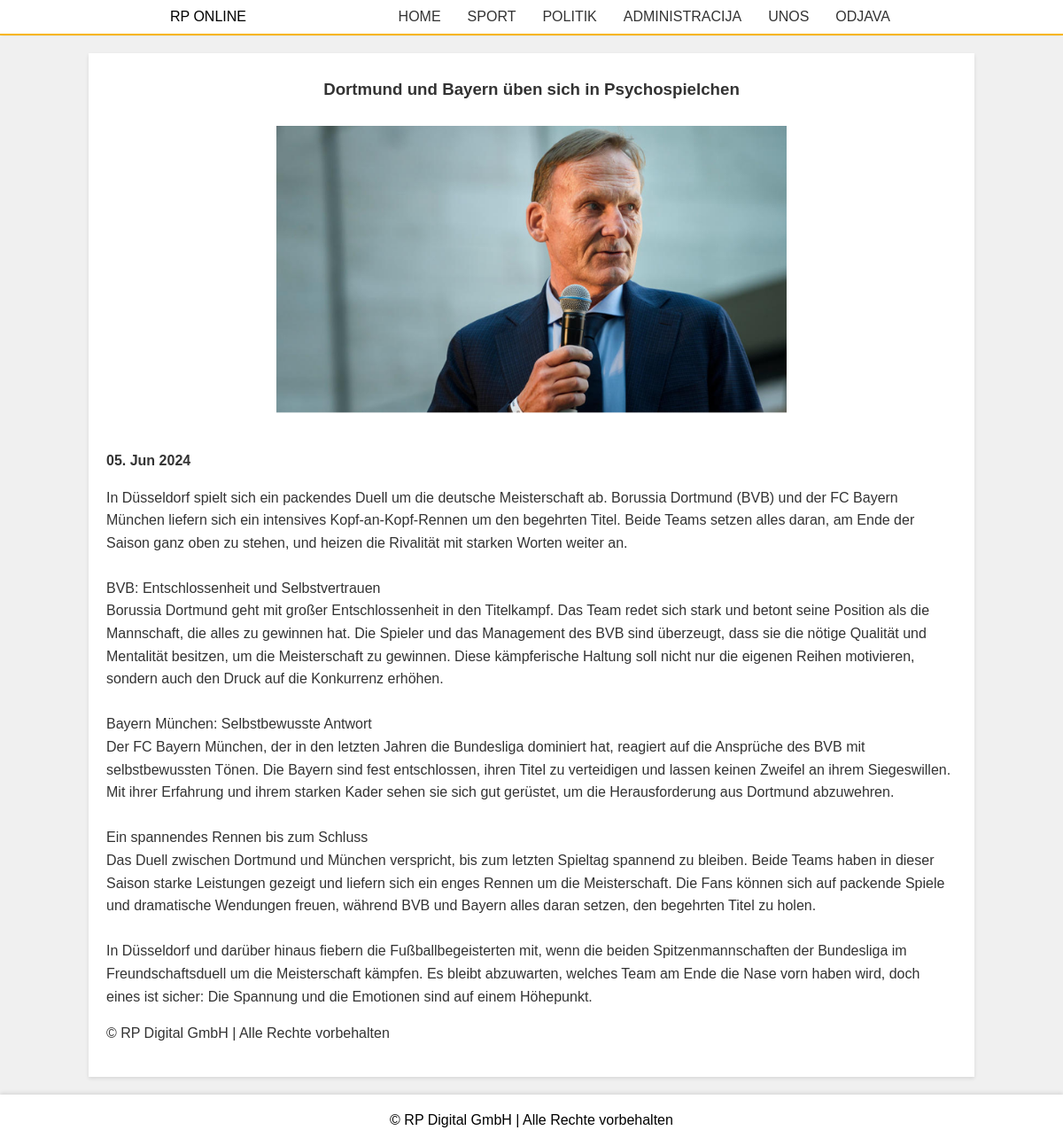
Page /clanak.php?id=1 on the committed database.
### tables this page shows
CREATE TABLE `news` (
  `id` int(11) NOT NULL,
  `title` varchar(255) NOT NULL,
  `summary` text NOT NULL,
  `content` text NOT NULL,
  `category` varchar(50) NOT NULL,
  `image_path` varchar(255) NOT NULL,
  `display` tinyint(1) NOT NULL,
  `created_at` timestamp NOT NULL DEFAULT current_timestamp()
);

### clanak.php (the view, shortened to what this page needs)
<?php
$servername = "localhost";
$username = "root";
$password = "";
$dbname = "news_baza";
$conn = new mysqli($servername, $username, $password, $dbname);
if (isset($_GET['id'])) {
    $article_id = $_GET['id'];
    $sql = "SELECT * FROM news WHERE id=$article_id";
    $result = $conn->query($sql);
    $article = $result->fetch_assoc();
} else {
    $article = null;
}
?>
<!DOCTYPE html>
<html lang="de">
<head>
    <link rel="stylesheet" href="clanak.css">
</head>
<body>
    <div class="nav">
        <div class="naslov">RP ONLINE</div>
        <div class="linkovi">
            <a href="index.php">Home</a>
            <a href="sport.php">Sport</a>
            <a href="sport.php">Politik</a>
            <a href="administrator.php">Administracija</a>
            <a href="unos.html">Unos</a>
            <a href="logout.php">Odjava</a>
        </div>
    </div>
    <div class="main">
        <div class="content">
            <div class="section">
                <?php if ($article): ?>
                    <h3><?php echo $article['title']; ?></h3>
                    <img src="<?php echo $article['image_path']; ?>" alt="<?php echo $article['title']; ?>">
                    <p><strong><?php echo date("d. M Y", strtotime($article['created_at'])); ?></strong></p>
                    <p><?php echo nl2br($article['content']); ?></p>
                    <p>© RP Digital GmbH | Alle Rechte vorbehalten</p>
                <?php else: ?>
                    <p>Nema dostupnih vijesti za prikaz.</p>
                <?php endif; ?>
            </div>
        </div>
    </div>
    <div class="footer">
        © RP Digital GmbH | Alle Rechte vorbehalten
    </div>
</body>
</html>

### clanak.css (style rules this page uses)
body { font-family: Arial, sans-serif; margin: 0; padding: 0; background-color: #f0f0f0; }
.nav { display: flex; justify-content: space-between; background-color: white; padding: 10px 0; border-bottom: 2px solid #f7b500; box-shadow: 0 1px 2px -2px gray; text-transform: uppercase; }
.nav .naslov { margin-left: 16%; }
.nav .linkovi { margin-right: 15%; display: flex; }
.nav a { margin: 0 15px; text-decoration: none; color: #333; }
.main { display: flex; justify-content: center; margin-top: 20px; }
.content h3 { text-align: center; }
.content { width: 80%; max-width: 1000px; background-color: #fff; padding: 20px; box-shadow: 0 2px 4px rgba(0, 0, 0, 0.1); }
.section h3 { color: #333; margin: 10px 0; }
.section img { width: 60%; height: auto; margin: 20px 20%; }
.section p { color: #333; line-height: 1.6; }
.footer { text-align: center; padding: 20px; background-color: #ffffff; box-shadow: 0 -2px 4px rgba(0, 0, 0, 0.1); margin-top: 20px; }

### rows in the picture
news: title "Dortmund und Bayern üben sich in Psychospielchen", image_path (picture), created_at "05. Jun 2024", content "In Düsseldorf spielt sich ein packendes Duell um die deutsche Meisterschaft ab. Borussia Dortmund (BVB) und der FC Bayern München liefern sich ein intensives Kopf-an-Kopf-Rennen um den begehrten Titel. Beide Teams setzen alles daran, am Ende der Saison ganz oben zu stehen, und heizen die Rivalität mit starken Worten weiter an. BVB: Entschlossenheit und Selbstvertrauen Borussia Dortmund geht mit großer Entschlossenheit in den Titelkampf. Das Team redet sich stark und betont seine Position als die Mannschaft, die alles zu gewinnen hat. Die Spieler und das Management des BVB sind überzeugt, dass sie die nötige Qualität und Mentalität besitzen, um die Meisterschaft zu gewinnen. Diese…"
